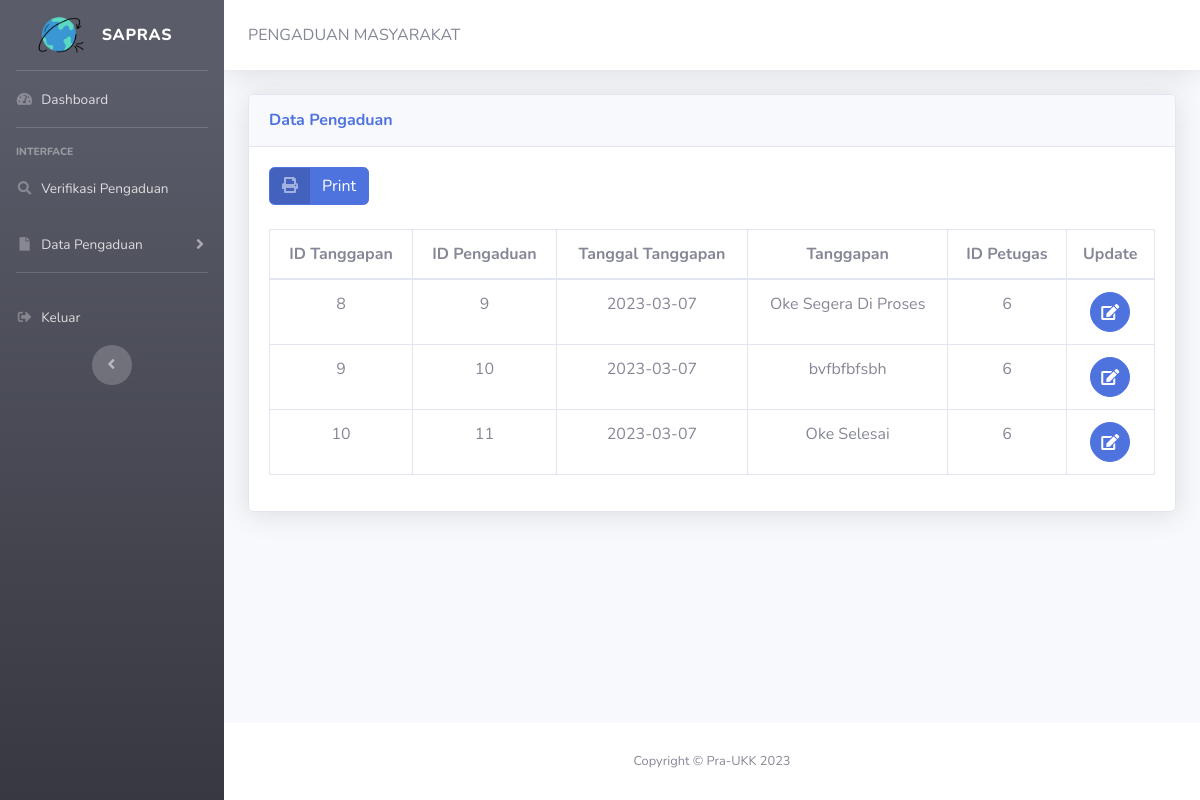
The app's page /admin/admin.php?url=lihat_tanggapan (signed in) with its own data.
### tables this page shows
CREATE TABLE `tanggapan` (
  `id_tanggapan` int(11) NOT NULL,
  `id_pengaduan` int(11) NOT NULL,
  `tgl_tanggapan` date NOT NULL,
  `tanggapan` text NOT NULL,
  `id_petugas` int(11) NOT NULL
);

### admin/lihat_tanggapan.php (the view, shortened to what this page needs)
<!DOCTYPE html>
<html lang="en">
<head>
  <link href="../vendor/fontawesome-free/css/all.min.css" rel="stylesheet" type="text/css">
  <link href="../css/sb-admin-2.min.css" rel="stylesheet">
  <link href="../vendor/datatables/dataTables.bootstrap4.min.css" rel="stylesheet">
</head>
<body id="page-top">
  <div class="card shadow mb-4">
    <div class="card-header py-3">
      <h6 class="m-0 font-weight-bold text-primary">Data Pengaduan</h6>
    </div>
    <div class="card-body">
    <a href="cetak_tanggapan.php" target="_blank" class="btn btn-primary btn-icon-split">
                    <span class="icon text-white-50">
                      <i class="fas fa-print"></i>
                    </span>
                    <span class="text">Print</span>
                  </a>
                  <br>
                  <br>
      <div class="table-responsive">
        <table class="table table-bordered" id="dataTable" width="100%" cellspacing="0">
          <thead class="text-center">
            <tr>
             <th>ID Tanggapan</th>
             <th>ID Pengaduan</th>
             <th>Tanggal Tanggapan</th>
             <th>Tanggapan</th>
             <th>ID Petugas</th>
             <th>Update</th>
            </tr>
          </thead>
          <tbody class="text-center">
            <?php
            $host = 'localhost';
            $username = 'root';
            $password = '';
            $database = 'sarana_prasarana';
            $link = mysqli_connect($host, $username, $password, $database);
            mysqli_select_db($link, $database);
            $sql = "SELECT * FROM tanggapan";
            $result = mysqli_query($link, $sql);
            while ($data = mysqli_fetch_array($result)) {
              echo "<tr>";
              echo "<td>" . $data['id_tanggapan'] . "</td>";
              echo "<td>" . $data['id_pengaduan'] . "</td>";
              echo "<td>" . $data['tgl_tanggapan'] . "</td>";
              echo "<td>" . $data['tanggapan'] . "</td>";
              echo "<td>" . $data['id_petugas'] . "</td>";
              echo "<td><a href='?url=edit_tanggapan&id=".$data['id_tanggapan']."' class='btn btn-primary btn-circle '><i class='fas fa-edit'></i></a></td>";
              echo "</tr>";
            }
            ?>
          </tbody>
        </table>
      </div>
    </div>
  </div>
</body>
</html>

### records on screen
tanggapan: id_tanggapan "8", id_pengaduan "9", tgl_tanggapan "2023-03-07", tanggapan "Oke Segera Di Proses", id_petugas "6"
tanggapan: id_tanggapan "9", id_pengaduan "10", tgl_tanggapan "2023-03-07", tanggapan "bvfbfbfsbh", id_petugas "6"
tanggapan: id_tanggapan "10", id_pengaduan "11", tgl_tanggapan "2023-03-07", tanggapan "Oke Selesai", id_petugas "6"
